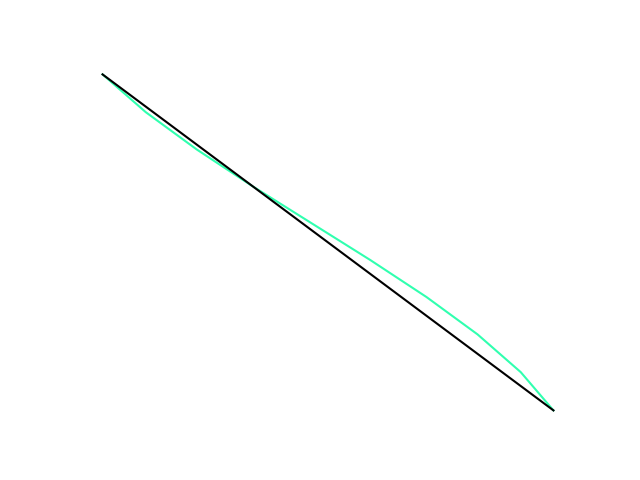

Write the Python code that produced this figure.
import matplotlib.pyplot as plt

r = 48 / 255  # this will come from frequency sub section
g = 255 / 255
b = 177 / 255
n = 10  # this will be the user's input - this is just test data for now
list_ind = [(-0.9316248171795721, 0.363421518371063), (0.952835510258892, 0.30348721618822233),
            (-0.2516567939867145, -0.9678165415203072), (0.9634205191656435, -0.26799422242018933),
            (-0.9217345199815645, 0.38782144689838244), (-0.9217345199815645, 0.38782144689838244),
            (0.9634205191656435, -0.26799422242018933), (-0.2516567939867145, -0.9678165415203072),
            (0.952835510258892, 0.30348721618822233), (-0.9316248171795721, 0.363421518371063)]
# this is a test set for this list - there will be the same no. of tuples in this list as the variable n

list_x = list()
list_y = list()
list_x.append(list_ind[0][0])
list_y.append(list_ind[0][1])
for count_n in range(1, n):  # this starts from 0 to n-1 (the first arrow is found at [0][0] and [0][1])
    list_x.append(list_ind[count_n][0] + list_x[count_n - 1])  # these lists have been formatted for final arrow
    list_y.append(list_ind[count_n][1] + list_y[(
                                                    count_n) - 1])  # each value is their original value from
    # list_ind plus all of the corresponding values summed before it

plt.plot(list_x, list_y, color=(r, g, b))
plt.plot([list_x[0], list_x[n - 1]], [list_y[0], list_y[n - 1]], color=(0, 0, 0))
plt.tick_params(axis='x', which='both', bottom=False, top=False,
                labelbottom=False)  # taken from pythonmatplotlibtips.blogspot.com, see references for link
plt.tick_params(axis='y', which='both', right=False, left=False,
                labelleft=False)  # removes axis labels, lines and ticks
for pos in ['right', 'top', 'bottom', 'left']:
    plt.gca().spines[pos].set_visible(False)
plt.show()
